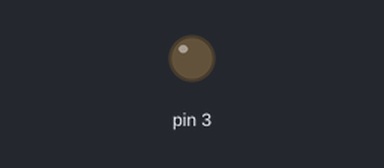
Bench run of a sketch on a simulated Arduino Uno, built with avr-gcc and run on an emulated ATmega328P. On the bench: output pins drawn as LEDs (lit = HIGH).

Above: at 0.05 s.
At 2.35 s:
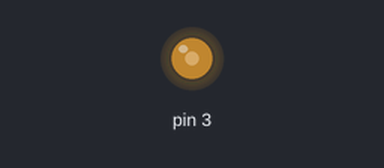
At 4.65 s:
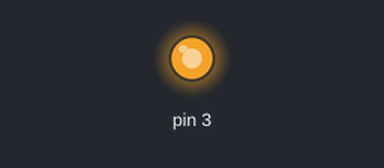
At 9.3 s:
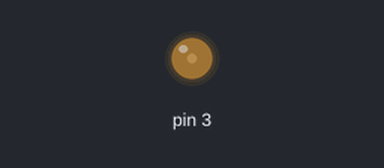
Timing chart, 0 to 13.3 s (numbered marks = the images above):
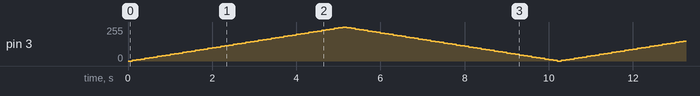

The sketch:

fadingled.ino
```cpp
int luz = 0;
int soma = 5;
void setup()  {
pinMode(3, OUTPUT);
}
void loop()  {
analogWrite(3, luz);
luz = luz + soma;
if (luz == 0 || luz == 255) {
    soma = -soma ;
  }

  delay(100);
}
```
